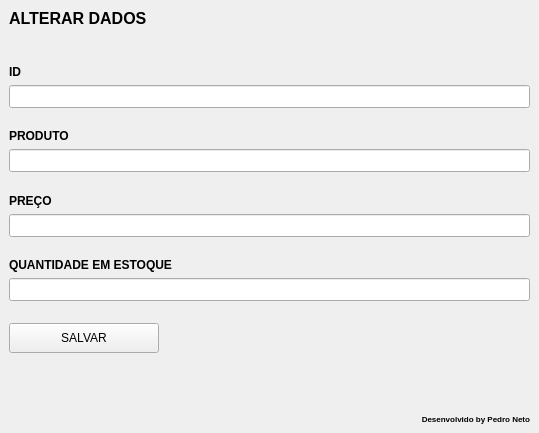
<?xml version="1.0" encoding="UTF-8"?>
<ui version="4.0">
 <class>MainWindow</class>
 <widget class="QMainWindow" name="MainWindow">
  <property name="geometry">
   <rect>
    <x>0</x>
    <y>0</y>
    <width>539</width>
    <height>433</height>
   </rect>
  </property>
  <property name="windowTitle">
   <string>MainWindow</string>
  </property>
  <widget class="QWidget" name="centralwidget">
   <layout class="QVBoxLayout" name="verticalLayout_5">
    <item>
     <widget class="QLabel" name="label">
      <property name="font">
       <font>
        <pointsize>12</pointsize>
        <weight>75</weight>
        <bold>true</bold>
       </font>
      </property>
      <property name="text">
       <string>ALTERAR DADOS</string>
      </property>
     </widget>
    </item>
    <item>
     <spacer name="verticalSpacer">
      <property name="orientation">
       <enum>Qt::Vertical</enum>
      </property>
      <property name="sizeHint" stdset="0">
       <size>
        <width>20</width>
        <height>40</height>
       </size>
      </property>
     </spacer>
    </item>
    <item>
     <spacer name="verticalSpacer_6">
      <property name="orientation">
       <enum>Qt::Vertical</enum>
      </property>
      <property name="sizeHint" stdset="0">
       <size>
        <width>20</width>
        <height>40</height>
       </size>
      </property>
     </spacer>
    </item>
    <item>
     <layout class="QVBoxLayout" name="verticalLayout">
      <item>
       <widget class="QLabel" name="label_2">
        <property name="text">
         <string>&lt;html&gt;&lt;head/&gt;&lt;body&gt;&lt;p&gt;&lt;span style=&quot; font-weight:600;&quot;&gt;ID&lt;/span&gt;&lt;/p&gt;&lt;/body&gt;&lt;/html&gt;</string>
        </property>
       </widget>
      </item>
      <item>
       <widget class="QLineEdit" name="txtEditarId">
        <property name="minimumSize">
         <size>
          <width>500</width>
          <height>0</height>
         </size>
        </property>
        <property name="maximumSize">
         <size>
          <width>1000</width>
          <height>16777215</height>
         </size>
        </property>
        <property name="font">
         <font>
          <family>Arial</family>
          <pointsize>10</pointsize>
         </font>
        </property>
        <property name="styleSheet">
         <string notr="true">color:rgb(0, 0, 255);</string>
        </property>
       </widget>
      </item>
     </layout>
    </item>
    <item>
     <spacer name="verticalSpacer_2">
      <property name="orientation">
       <enum>Qt::Vertical</enum>
      </property>
      <property name="sizeHint" stdset="0">
       <size>
        <width>20</width>
        <height>40</height>
       </size>
      </property>
     </spacer>
    </item>
    <item>
     <layout class="QVBoxLayout" name="verticalLayout_2">
      <item>
       <widget class="QLabel" name="label_3">
        <property name="text">
         <string>&lt;html&gt;&lt;head/&gt;&lt;body&gt;&lt;p&gt;&lt;span style=&quot; font-weight:600;&quot;&gt;PRODUTO&lt;/span&gt;&lt;/p&gt;&lt;/body&gt;&lt;/html&gt;</string>
        </property>
       </widget>
      </item>
      <item>
       <widget class="QLineEdit" name="txtEditarProduto">
        <property name="minimumSize">
         <size>
          <width>500</width>
          <height>0</height>
         </size>
        </property>
        <property name="maximumSize">
         <size>
          <width>1000</width>
          <height>16777215</height>
         </size>
        </property>
        <property name="font">
         <font>
          <family>Arial</family>
          <pointsize>10</pointsize>
         </font>
        </property>
        <property name="styleSheet">
         <string notr="true">color: rgb(0, 0, 255);</string>
        </property>
       </widget>
      </item>
     </layout>
    </item>
    <item>
     <spacer name="verticalSpacer_3">
      <property name="orientation">
       <enum>Qt::Vertical</enum>
      </property>
      <property name="sizeHint" stdset="0">
       <size>
        <width>20</width>
        <height>40</height>
       </size>
      </property>
     </spacer>
    </item>
    <item>
     <layout class="QVBoxLayout" name="verticalLayout_3">
      <item>
       <widget class="QLabel" name="label_4">
        <property name="text">
         <string>&lt;html&gt;&lt;head/&gt;&lt;body&gt;&lt;p&gt;&lt;span style=&quot; font-weight:600;&quot;&gt;PREÇO&lt;/span&gt;&lt;/p&gt;&lt;/body&gt;&lt;/html&gt;</string>
        </property>
       </widget>
      </item>
      <item>
       <widget class="QLineEdit" name="txtEditarPreco">
        <property name="minimumSize">
         <size>
          <width>500</width>
          <height>0</height>
         </size>
        </property>
        <property name="maximumSize">
         <size>
          <width>1000</width>
          <height>16777215</height>
         </size>
        </property>
        <property name="font">
         <font>
          <family>Arial</family>
          <pointsize>10</pointsize>
         </font>
        </property>
        <property name="styleSheet">
         <string notr="true">color:rgb(0, 0, 255);</string>
        </property>
       </widget>
      </item>
     </layout>
    </item>
    <item>
     <spacer name="verticalSpacer_4">
      <property name="orientation">
       <enum>Qt::Vertical</enum>
      </property>
      <property name="sizeHint" stdset="0">
       <size>
        <width>20</width>
        <height>40</height>
       </size>
      </property>
     </spacer>
    </item>
    <item>
     <layout class="QVBoxLayout" name="verticalLayout_4">
      <item>
       <widget class="QLabel" name="label_5">
        <property name="text">
         <string>&lt;html&gt;&lt;head/&gt;&lt;body&gt;&lt;p&gt;&lt;span style=&quot; font-weight:600;&quot;&gt;QUANTIDADE EM ESTOQUE&lt;/span&gt;&lt;/p&gt;&lt;/body&gt;&lt;/html&gt;</string>
        </property>
       </widget>
      </item>
      <item>
       <widget class="QLineEdit" name="txtEditarEstoque">
        <property name="minimumSize">
         <size>
          <width>500</width>
          <height>0</height>
         </size>
        </property>
        <property name="maximumSize">
         <size>
          <width>1000</width>
          <height>16777215</height>
         </size>
        </property>
        <property name="font">
         <font>
          <family>Arial</family>
          <pointsize>10</pointsize>
         </font>
        </property>
        <property name="styleSheet">
         <string notr="true">color:rgb(0, 0, 255);</string>
        </property>
       </widget>
      </item>
     </layout>
    </item>
    <item>
     <spacer name="verticalSpacer_5">
      <property name="orientation">
       <enum>Qt::Vertical</enum>
      </property>
      <property name="sizeHint" stdset="0">
       <size>
        <width>20</width>
        <height>40</height>
       </size>
      </property>
     </spacer>
    </item>
    <item>
     <layout class="QHBoxLayout" name="horizontalLayout_2">
      <item>
       <widget class="QPushButton" name="btnSalvar">
        <property name="minimumSize">
         <size>
          <width>150</width>
          <height>30</height>
         </size>
        </property>
        <property name="maximumSize">
         <size>
          <width>200</width>
          <height>30</height>
         </size>
        </property>
        <property name="text">
         <string>SALVAR</string>
        </property>
       </widget>
      </item>
      <item>
       <spacer name="horizontalSpacer">
        <property name="orientation">
         <enum>Qt::Horizontal</enum>
        </property>
        <property name="sizeHint" stdset="0">
         <size>
          <width>40</width>
          <height>20</height>
         </size>
        </property>
       </spacer>
      </item>
     </layout>
    </item>
    <item>
     <widget class="QLabel" name="label_6">
      <property name="text">
       <string/>
      </property>
     </widget>
    </item>
    <item>
     <spacer name="verticalSpacer_7">
      <property name="orientation">
       <enum>Qt::Vertical</enum>
      </property>
      <property name="sizeHint" stdset="0">
       <size>
        <width>20</width>
        <height>40</height>
       </size>
      </property>
     </spacer>
    </item>
    <item>
     <widget class="QLabel" name="label_8">
      <property name="text">
       <string/>
      </property>
     </widget>
    </item>
    <item>
     <widget class="QLabel" name="label_7">
      <property name="text">
       <string>&lt;html&gt;&lt;head/&gt;&lt;body&gt;&lt;p align=&quot;right&quot;&gt;&lt;span style=&quot; font-size:6pt; font-weight:600;&quot;&gt;Desenvolvido by Pedro Neto&lt;/span&gt;&lt;/p&gt;&lt;/body&gt;&lt;/html&gt;</string>
      </property>
     </widget>
    </item>
   </layout>
  </widget>
 </widget>
 <resources/>
 <connections/>
</ui>
